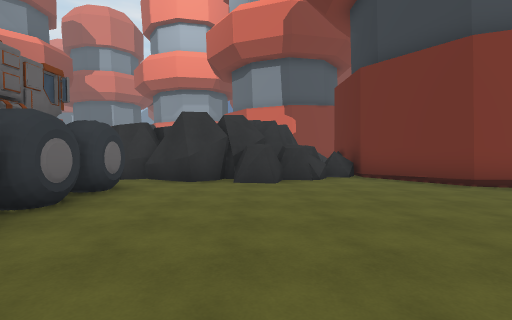
View 1 (above)

24 first-person views from a walk through a Unity game level. The camera is 1.5 m above the floor, tilts 2° down and sees 85° across. The floor is counted in squares, 2 m on a side. Each view is taken from the middle of a square. On the plan, view 1 faces up. The plan holds only what a view shows up to about 10 squares ahead; the rest is blank. The place goes on beyond the plan. The player is left out. Some surface patterns are stand-ins.

View 2
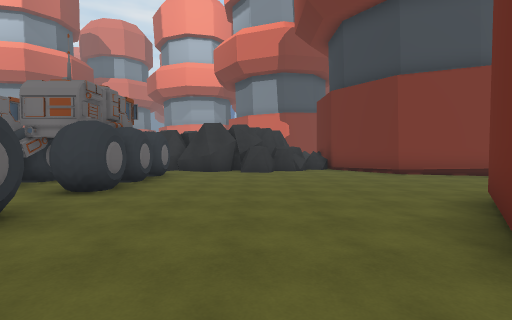

View 3
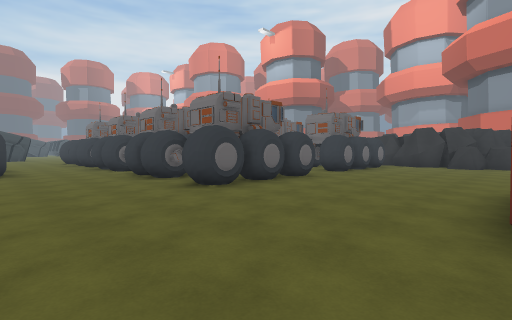

View 4
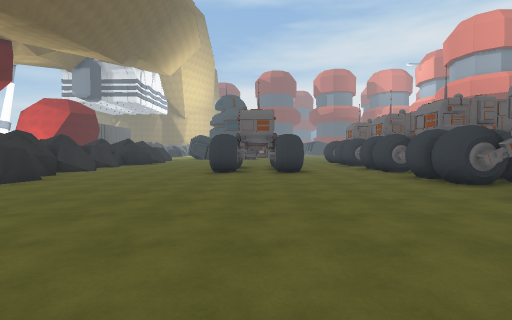

View 5
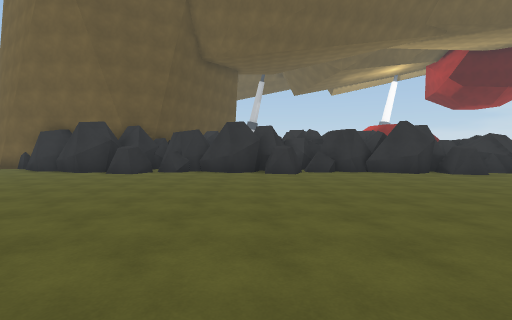

View 6
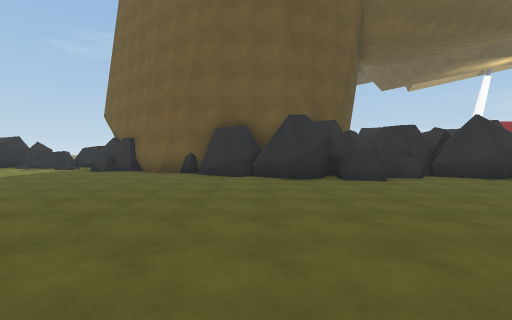

View 7
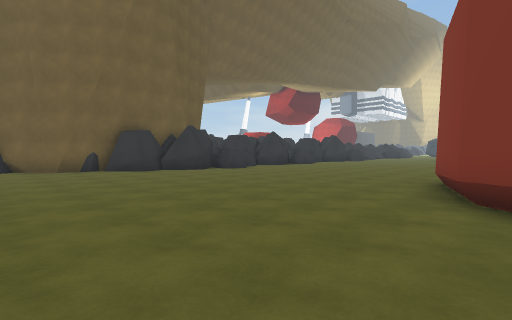

View 8
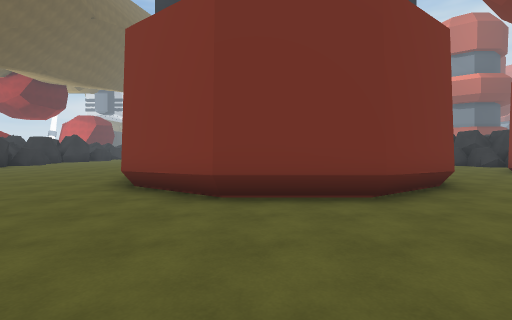

View 9
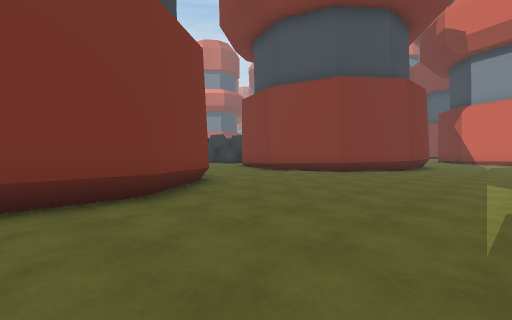

View 10
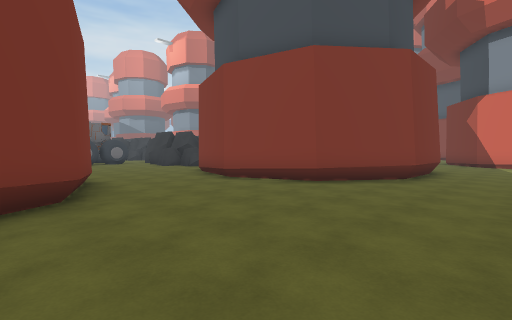

View 11
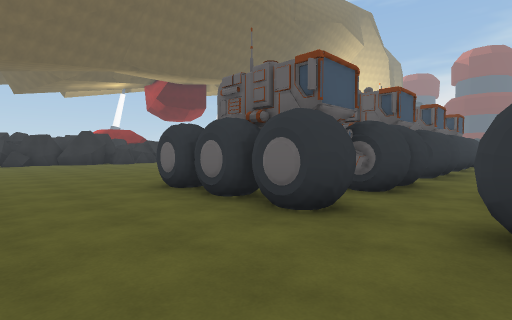

View 12
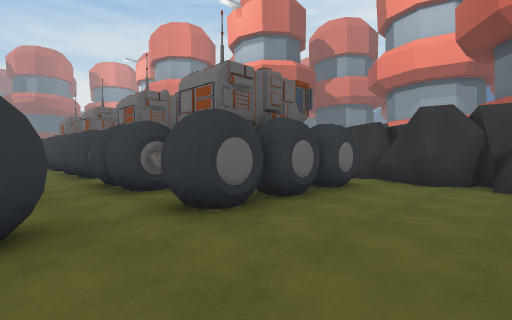

View 13
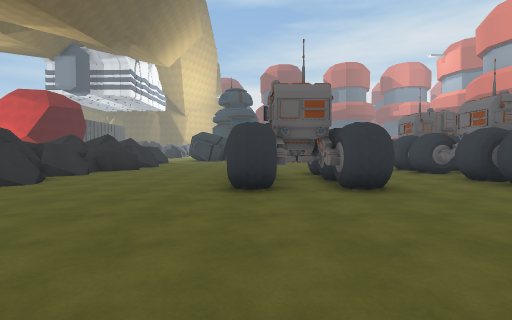

View 14
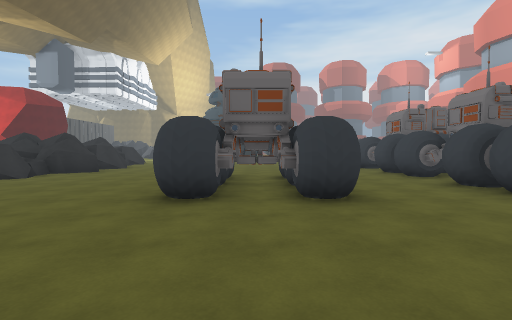

View 15
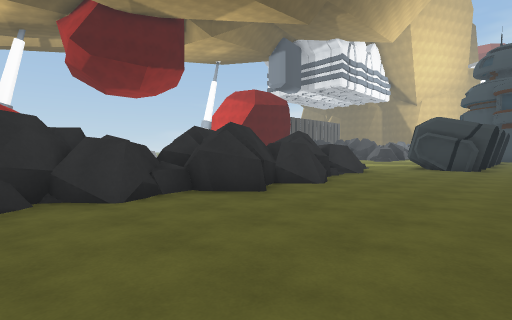

View 16
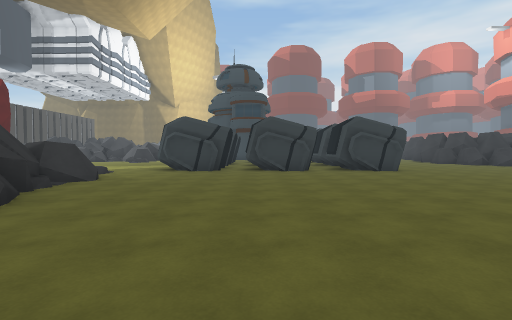

View 17
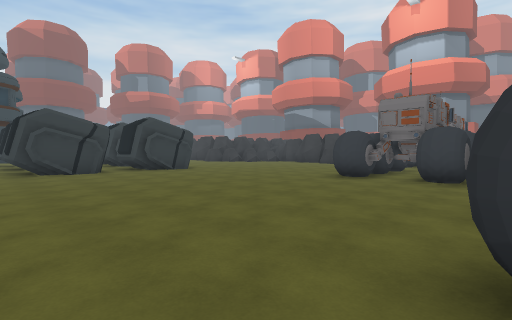

View 18
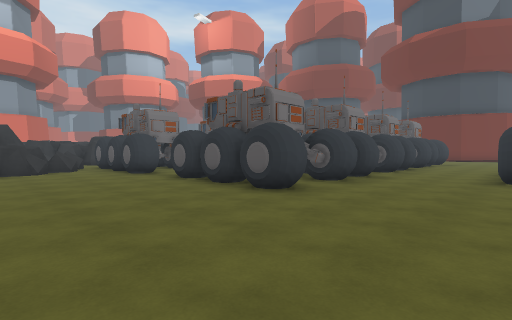

View 19
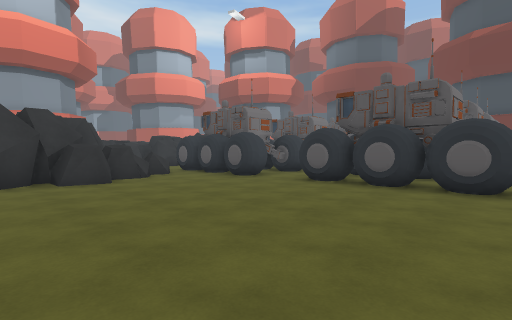

View 20
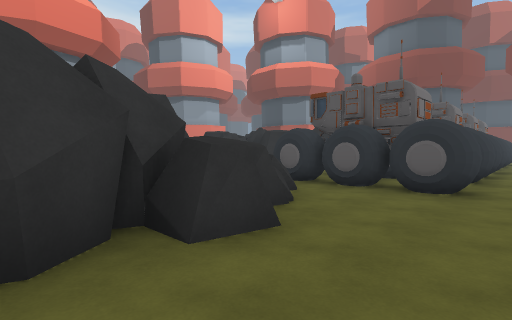

View 21
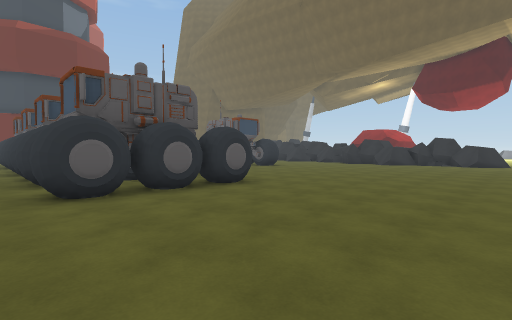

View 22
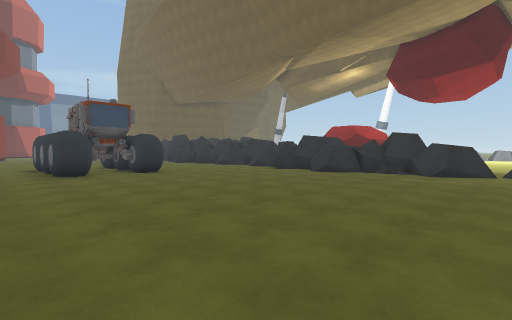

View 23
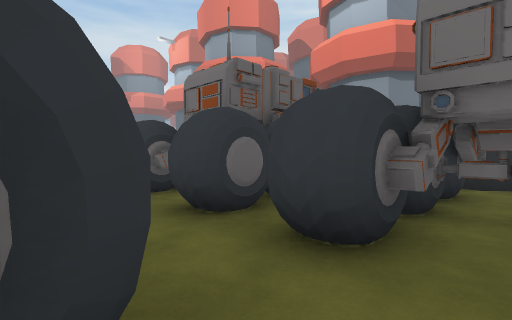

View 24
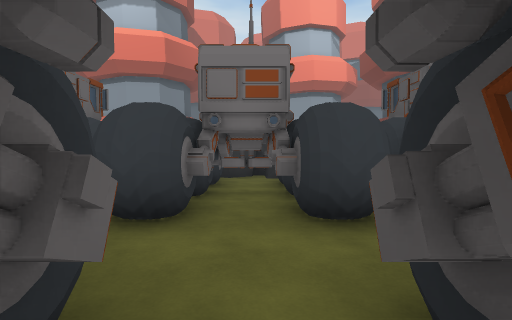

### Floor plan
Key: @ floor where view 1 was taken; # wall or solid block; x gap in a wall; . main floor; : floor 0.5 m higher than the main floor; / step, stairs or slope; = window, fence, low wall or low ledge; ^ raised ledge; O other object.
Columns run from 22 left of view 1 to 14 right of it. Each row starts with its distance up from view 1.
  9                        ###       #..
  8                    #   ####     ##..
  7           ##       #####..#    ##....
  6       #   x.       #......### ##.....
  5    #=.#   ###      #........###......
  4 ####..### ##       #.................
  3 #.#...#.#.####   ###.................
  2 ......#.#.#.######.#.................
  1 ..........................#####......
  0 ......#####.########..@..##   ##.....
 -1 ......###  .#    # #....##     ##....
 -2 ......###   #    ###....        #....
 -3 ......#####.########....       ##....
 -4 ............##..........#      #....
 -5 O........................     ##....
 -6 O........................   ###.....
 -7 ..........#####.....................
 -8 O...........#.......................
 -9 O.........#####.....................
-10 O...................................
-11 ....................................
-12 O...................................
-13 O....................................
-14 .....#####=.//.####...#....#.........
-15 .:##############################.....
-16          ###            ###    ###...
-17           #                      ###^

Positions as (right, up) in squares from view 1, and headings:
1: (0, 0), facing up
2: (0, -3), facing up
3: (2, -7), facing up-left
4: (1, -8), facing left
5: (1, -5), facing down
6: (8, -7), facing down
7: (13, -5), facing down-left
8: (14, -3), facing left
9: (14, -3), facing up-left
10: (13, 0), facing up-left
11: (0, 2), facing down-left
12: (0, 0), facing up-left
13: (-3, -9), facing left
14: (-4, -8), facing left
15: (-10, -10), facing down-left
16: (-12, -10), facing left
17: (-12, -11), facing up-left
18: (-20, -7), facing up-right
19: (-22, -4), facing up-right
20: (-22, 1), facing up-right
21: (-21, 1), facing down-right
22: (-21, -5), facing down-right
23: (-11, 0), facing up-left
24: (-11, -1), facing up
